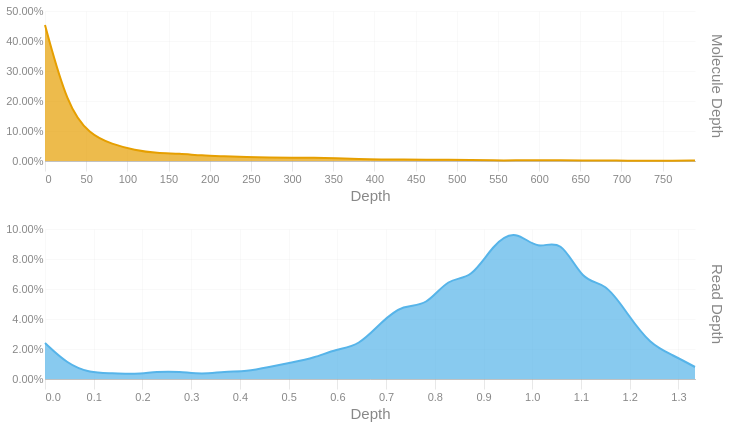

The notebook cell saved with this chart:
### Code cell
readdep = depth_hist(tb['Read Depth'], q99, 3)
readdep = readdep.with_columns(pl.lit('Read Depth').alias('Metric'))
if not SKIPLR:
    moldep = depth_hist(tb['Molecule Depth'], mol_q99, 1)
    moldep = moldep.with_columns(pl.lit('Molecule Depth').alias('Metric'))
    _hist = pl.concat([readdep, moldep])
    _hist = _hist.filter(pl.col('Proportion') != 0)
    with SafeRender(_hist):
        (
            alt.Chart(_hist)        
            .mark_area(interpolate = "basis")
            .encode(
                x=alt.X('Bin:Q').scale(domainMin=0).axis(alt.Axis(title='Depth')),
                y = alt.Y('Proportion:Q', title = None).axis(format = '.2%'),
                color = alt.Color('Metric:N').legend(None),
                row = alt.Row("Metric:N").header(title = None, labelOrient = 'right'),
                tooltip = [
                    alt.Tooltip("Metric:N", title = "Metric"),
                    alt.Tooltip('Interval:N', title = "Depth Interval"),
                    alt.Tooltip('Proportion:Q', title = "% Alignments").format('.2%')
                ]
            )
            .resolve_scale(x='independent', y='independent')
            .properties(
                height = 150, width = 650,
                usermeta={'embedOptions': {'downloadFileName': f'{samplename}.depth.hist'}}
            )
        ).display()
else:
    readdep = readdep.filter(pl.col('Proportion') != 0)
    with SafeRender(readdep):
        (
            alt.Chart(readdep)        
            .mark_area(interpolate = "basis")
            .encode(
                x=alt.X('Bin:Q').scale(domainMin=0).axis(alt.Axis(title='Depth')),
                y = alt.Y('Proportion:Q', title = None).axis(format = '.2%'),
                tooltip = [
                    alt.Tooltip('Interval:N', title = "Depth Interval"),
                    alt.Tooltip('Proportion:Q', title = "% Alignments").format('.2%')
                ]
            )
            .properties(
                usermeta={'embedOptions': {'downloadFileName': f'{samplename}.depth.hist'}}
            )
        ).display()

### Figure 1 — Vega-Lite specification as saved in the notebook (floating-point values rounded to 4 significant figures)
{"width": 650, "height": 150, "config": {"title": {"anchor": "start", "dy": -15, "fontSize": 18, "color": "#888888", "subtitleColor": "#888888", "subtitleFontSize": 14}, "arc": {"fill": "#0072B2"}, "axis": {"domainColor": "#888888", "domainWidth": 0.5, "gridWidth": 0.2, "grid": false, "titleFontWeight": 400, "titleFontSize": 15, "labelFontSize": 11, "labelColor": "#888888", "tickColor": "#888888", "tickWidth": 0.2, "titleColor": "#888888"}, "axisBand": {"grid": false}, "axisX": {"grid": true, "tickSize": 10, "domainCap": "round"}, "axisY": {"domain": false, "grid": true, "tickSize": 0, "domainCap": "round"}, "background": "transparent", "header": {"labelFontSize": 15, "labelColor": "#888888", "titleFontSize": 15, "titleFontWeight": 600, "titleColor": "#888888"}, "legend": {"labelFont": "sans-serif", "labelFontSize": 12, "labelColor": "#888888", "symbolSize": 100, "symbolType": "circle", "titleFontSize": 12, "titlePadding": 10, "titleColor": "#888888", "title": null}, "range": {"category": ["#E69F00", "#56B4E9", "#009E73", "#F0E442", "#0072B2", "#D55E00", "#CC79A7", "#000000"], "diverging": ["#cfe8f3", "#a2d4ec", "#73bfe2", "#46abdb", "#1696d2", "#12719e"]}, "area": {"fill": "#0072B2", "fillOpacity": 0.7, "line": true, "strokeOpacity": 0.7}, "line": {"color": "#0072B2", "stroke": "#0072B2", "strokeWidth": 2}, "trail": {"color": "#0072B2", "stroke": "#0072B2", "strokeWidth": 0, "size": 1}, "point": {"filled": true, "fillOpacity": 1.0, "size": 95}, "text": {"color": "#888888", "fontSize": 11, "align": "right", "fontWeight": 400, "size": 11}, "bar": {"fill": "#0072B2", "stroke": null}, "view": {"stroke": null, "continuousWidth": 660, "continuousHeight": 400}}, "data": {"name": "data-85bc352dfd1d2ac0617ff44f10db1b83"}, "mark": {"type": "area", "interpolate": "basis"}, "encoding": {"color": {"field": "Metric", "legend": null, "type": "nominal"}, "row": {"field": "Metric", "header": {"title": null, "labelOrient": "right"}, "type": "nominal"}, "tooltip": [{"field": "Metric", "title": "Metric", "type": "nominal"}, {"field": "Interval", "title": "Depth Interval", "type": "nominal"}, {"field": "Proportion", "format": ".2%", "title": "% Alignments", "type": "quantitative"}], "x": {"axis": {"title": "Depth"}, "field": "Bin", "scale": {"domainMin": 0}, "type": "quantitative"}, "y": {"axis": {"format": ".2%"}, "field": "Proportion", "title": null, "type": "quantitative"}}, "resolve": {"scale": {"x": "independent", "y": "independent"}}, "usermeta": {"embedOptions": {"downloadFileName": "S3_Annapolis_284.depth.hist"}}, "$schema": "https://vega.github.io/schema/vega-lite/v6.1.0.json", "datasets": {"data-85bc352dfd1d2ac0617ff44f10db1b83": [{"Bin": 0.0, "Interval": "0.0-0.046", "Proportion": 0.024, "Metric": "Read Depth"}, {"Bin": 0.046, "Interval": "0.046-0.092", "Proportion": 0.01, "Metric": "Read Depth"}, {"Bin": 0.092, "Interval": "0.092-0.138", "Proportion": 0.004, "Metric": "Read Depth"}, {"Bin": 0.138, "Interval": "0.138-0.184", "Proportion": 0.004, "Metric": "Read Depth"}, {"Bin": 0.184, "Interval": "0.184-0.23", "Proportion": 0.003, "Metric": "Read Depth"}, {"Bin": 0.23, "Interval": "0.23-0.276", "Proportion": 0.005, "Metric": "Read Depth"}, {"Bin": 0.276, "Interval": "0.276-0.322", "Proportion": 0.005, "Metric": "Read Depth"}, {"Bin": 0.322, "Interval": "0.322-0.368", "Proportion": 0.003, "Metric": "Read Depth"}, {"Bin": 0.368, "Interval": "0.368-0.414", "Proportion": 0.005, "Metric": "Read Depth"}, {"Bin": 0.414, "Interval": "0.414-0.46", "Proportion": 0.005, "Metric": "Read Depth"}, {"Bin": 0.46, "Interval": "0.46-0.506", "Proportion": 0.008, "Metric": "Read Depth"}, {"Bin": 0.506, "Interval": "0.506-0.552", "Proportion": 0.011, "Metric": "Read Depth"}, {"Bin": 0.552, "Interval": "0.552-0.598", "Proportion": 0.014, "Metric": "Read Depth"}, {"Bin": 0.598, "Interval": "0.598-0.644", "Proportion": 0.02, "Metric": "Read Depth"}, {"Bin": 0.644, "Interval": "0.644-0.69", "Proportion": 0.022, "Metric": "Read Depth"}, {"Bin": 0.69, "Interval": "0.69-0.736", "Proportion": 0.038, "Metric": "Read Depth"}, {"Bin": 0.736, "Interval": "0.736-0.782", "Proportion": 0.05, "Metric": "Read Depth"}, {"Bin": 0.782, "Interval": "0.782-0.828", "Proportion": 0.048, "Metric": "Read Depth"}, {"Bin": 0.828, "Interval": "0.828-0.874", "Proportion": 0.068, "Metric": "Read Depth"}, {"Bin": 0.874, "Interval": "0.874-0.92", "Proportion": 0.066, "Metric": "Read Depth"}, {"Bin": 0.92, "Interval": "0.92-0.966", "Proportion": 0.09, "Metric": "Read Depth"}, {"Bin": 0.966, "Interval": "0.966-1.012", "Proportion": 0.1, "Metric": "Read Depth"}, {"Bin": 1.012, "Interval": "1.012-1.058", "Proportion": 0.085, "Metric": "Read Depth"}, {"Bin": 1.058, "Interval": "1.058-1.104", "Proportion": 0.095, "Metric": "Read Depth"}, {"Bin": 1.104, "Interval": "1.104-1.15", "Proportion": 0.064, "Metric": "Read Depth"}, {"Bin": 1.15, "Interval": "1.15-1.196", "Proportion": 0.065, "Metric": "Read Depth"}, {"Bin": 1.196, "Interval": "1.196-1.242", "Proportion": 0.043, "Metric": "Read Depth"}, {"Bin": 1.242, "Interval": "1.242-1.288", "Proportion": 0.023, "Metric": "Read Depth"}, {"Bin": 1.288, "Interval": "1.288-1.334", "Proportion": 0.016, "Metric": "Read Depth"}, {"Bin": 1.334, "Interval": "1.334-1.38", "Proportion": 0.008, "Metric": "Read Depth"}, {"Bin": 0.0, "Interval": "0.0-27.2", "Proportion": 0.453, "Metric": "Molecule Depth"}, {"Bin": 27.2, "Interval": "27.2-54.4", "Proportion": 0.182, "Metric": "Molecule Depth"}, {"Bin": 54.4, "Interval": "54.4-81.6", "Proportion": 0.088, "Metric": "Molecule Depth"}, {"Bin": 81.6, "Interval": "81.6-108.9", "Proportion": 0.056, "Metric": "Molecule Depth"}, {"Bin": 108.9, "Interval": "108.9-136.1", "Proportion": 0.036, "Metric": "Molecule Depth"}, {"Bin": 136.1, "Interval": "136.1-163.3", "Proportion": 0.026, "Metric": "Molecule Depth"}, {"Bin": 163.3, "Interval": "163.3-190.5", "Proportion": 0.025, "Metric": "Molecule Depth"}, {"Bin": 190.5, "Interval": "190.5-217.7", "Proportion": 0.018, "Metric": "Molecule Depth"}, {"Bin": 217.7, "Interval": "217.7-244.9", "Proportion": 0.016, "Metric": "Molecule Depth"}, {"Bin": 244.9, "Interval": "244.9-272.2", "Proportion": 0.013, "Metric": "Molecule Depth"}, {"Bin": 272.2, "Interval": "272.2-299.4", "Proportion": 0.012, "Metric": "Molecule Depth"}, {"Bin": 299.4, "Interval": "299.4-326.6", "Proportion": 0.011, "Metric": "Molecule Depth"}, {"Bin": 326.6, "Interval": "326.6-353.8", "Proportion": 0.011, "Metric": "Molecule Depth"}, {"Bin": 353.8, "Interval": "353.8-381.0", "Proportion": 0.009, "Metric": "Molecule Depth"}, {"Bin": 381.0, "Interval": "381.0-408.2", "Proportion": 0.006, "Metric": "Molecule Depth"}, {"Bin": 408.2, "Interval": "408.2-435.5", "Proportion": 0.005, "Metric": "Molecule Depth"}, {"Bin": 435.5, "Interval": "435.5-462.7", "Proportion": 0.005, "Metric": "Molecule Depth"}, {"Bin": 462.7, "Interval": "462.7-489.9", "Proportion": 0.004, "Metric": "Molecule Depth"}, {"Bin": 489.9, "Interval": "489.9-517.1", "Proportion": 0.004, "Metric": "Molecule Depth"}, {"Bin": 517.1, "Interval": "517.1-544.3", "Proportion": 0.003, "Metric": "Molecule Depth"}, {"Bin": 544.3, "Interval": "544.3-571.5", "Proportion": 0.002, "Metric": "Molecule Depth"}, {"Bin": 571.5, "Interval": "571.5-598.7", "Proportion": 0.002, "Metric": "Molecule Depth"}, {"Bin": 598.7, "Interval": "598.7-626.0", "Proportion": 0.003, "Metric": "Molecule Depth"}, {"Bin": 626.0, "Interval": "626.0-653.2", "Proportion": 0.002, "Metric": "Molecule Depth"}, {"Bin": 653.2, "Interval": "653.2-680.4", "Proportion": 0.002, "Metric": "Molecule Depth"}, {"Bin": 680.4, "Interval": "680.4-707.6", "Proportion": 0.002, "Metric": "Molecule Depth"}, {"Bin": 707.6, "Interval": "707.6-734.8", "Proportion": 0.001, "Metric": "Molecule Depth"}, {"Bin": 734.8, "Interval": "734.8-762.0", "Proportion": 0.001, "Metric": "Molecule Depth"}, {"Bin": 762.0, "Interval": "762.0-789.3", "Proportion": 0.001, "Metric": "Molecule Depth"}, {"Bin": 789.3, "Interval": "789.3-816.47", "Proportion": 0.002, "Metric": "Molecule Depth"}]}}
